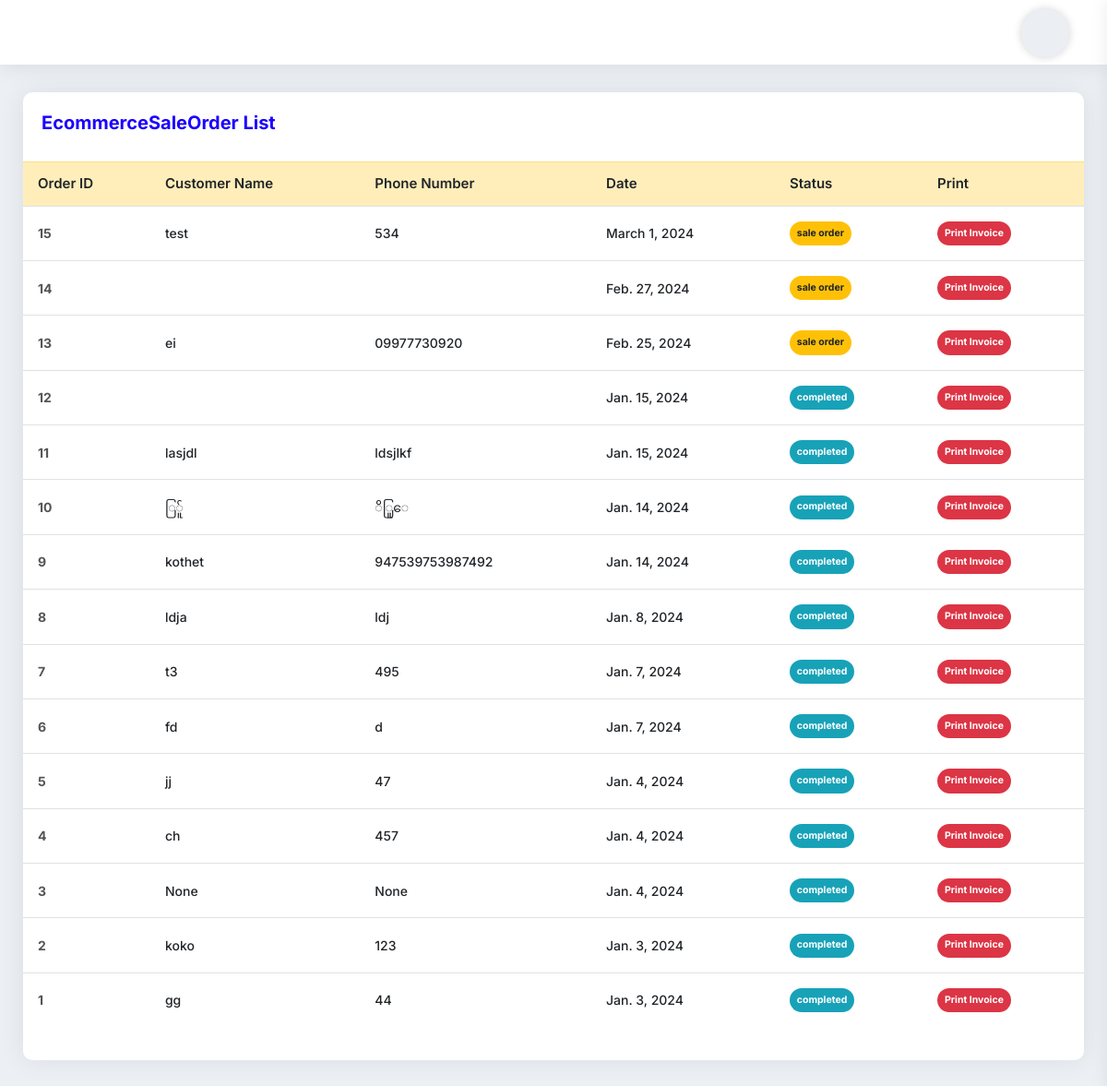
The page /EcommerceSaleOrder/ on the database as committed earlier.
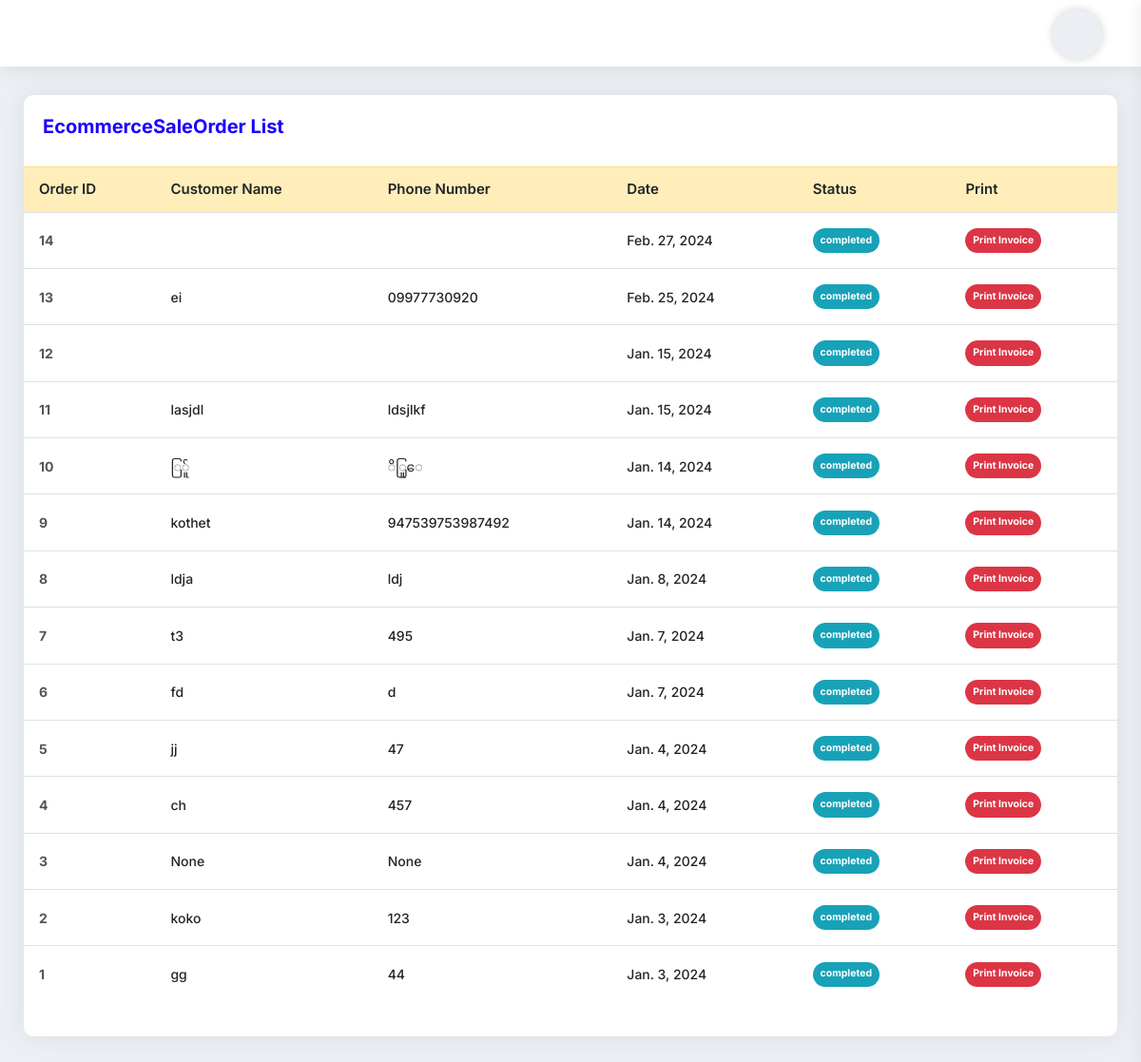
The same page on the database as committed later.
### myapp/models.py (models this page shows, shortened)
class EcommerceOrder(models.Model):
    cart = models.OneToOneField(EcommerceCart, on_delete=models.CASCADE)
    customer_name = models.CharField(max_length=255,null=True, blank=True)
    shipping_address = models.CharField(max_length=255, null=True, blank=True)
    mobile = models.CharField(max_length=255,null=True, blank=True)
    orderstatus = models.PositiveIntegerField(default=1)
    created_at = models.DateField(auto_now_add=True)

### myapp/views.py (the view)
# urls.py: path('EcommerceSaleOrder/', EcommerceSaleOrder.as_view(), name='EcommerceSaleOrder'),
class EcommerceSaleOrder(TemplateView):
    template_name='EcommerceSaleOrder.html'
    def get_context_data(self, **kwargs):
        context = super().get_context_data(**kwargs)
        or_data = EcommerceOrder.objects.all().order_by('-id')
        context['or_data']=or_data
        return context

### templates/EcommerceSaleOrder.html
{% extends 'base.html' %}
{% block content %}
<div class="card-box mb-30">
    <div class="pd-20">
        <h4 class="text-blue h4">EcommerceSaleOrder List</h4>
    </div>
    <div class="pb-20">
        <table class="data-table table stripe hover nowrap">
            <thead>
            <tr class="table-warning">
                <th>Order ID</th>
                <th>Customer Name</th>
                <th>Phone Number</th>
                <th>Date</th>
                <th>Status</th>
                <th>Print</th>
            </tr>
            </thead>
            <tbody>
            {% for p in or_data %}
            <tr class="">
                <td class="table-plus"><a href="{% url 'myapp:NotiOrderDetailView' p.id %}"><b>{{p.id}}</b></a></td>
                <td>{{p.customer_name}}</td>
                <td>{{p.mobile}}</td>
                <td>{{p.created_at}}</td>
                <td>
                    {% if p.orderstatus == 1 %}
                    <span class="badge badge-warning badge-pill">sale order</span>
                    {% else %}
                    <span class="badge badge-info badge-pill">completed</span>
                    {% endif %}
                </td>
                <td>
                    <a href="{% url 'myapp:NotiOrderDetailView' p.id %}" target="_blank" class="badge badge-danger badge-pill">Print Invoice</a>
                </td>
            </tr>
            {% endfor %}
            </tbody>
        </table>
    </div>
</div>
{% endblock content %}

Rows that differ between the two databases and show on the page:
removed EcommerceOrder: id "15", customer_name "test", mobile "534", created_at "March 1, 2024", orderstatus "sale order"
changed EcommerceOrder "Feb. 27, 2024": orderstatus "sale order" → "completed"
changed EcommerceOrder "ei": orderstatus "sale order" → "completed"
